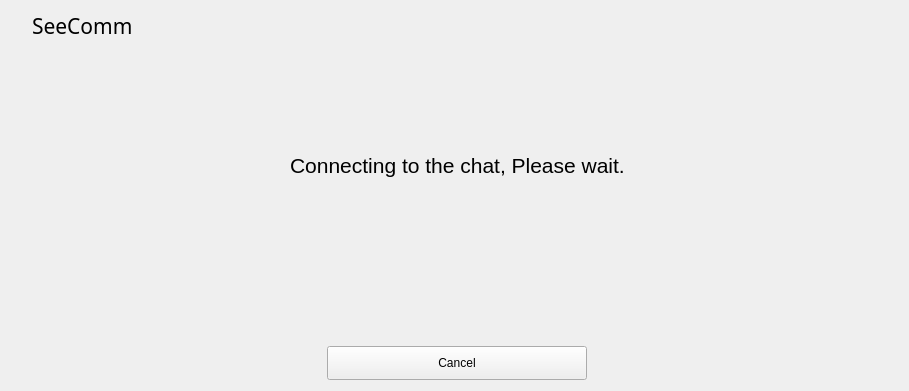
<?xml version="1.0" encoding="UTF-8"?>
<ui version="4.0">
 <class>Form</class>
 <widget class="QWidget" name="Form">
  <property name="geometry">
   <rect>
    <x>0</x>
    <y>0</y>
    <width>909</width>
    <height>391</height>
   </rect>
  </property>
  <property name="sizePolicy">
   <sizepolicy hsizetype="Fixed" vsizetype="Fixed">
    <horstretch>0</horstretch>
    <verstretch>0</verstretch>
   </sizepolicy>
  </property>
  <property name="windowTitle">
   <string>Form</string>
  </property>
  <layout class="QGridLayout" name="gridLayout">
   <item row="0" column="1">
    <widget class="QLabel" name="label">
     <property name="font">
      <font>
       <pointsize>16</pointsize>
      </font>
     </property>
     <property name="text">
      <string>Connecting to the chat, Please wait.</string>
     </property>
    </widget>
   </item>
   <item row="2" column="1" alignment="Qt::AlignHCenter">
    <widget class="QPushButton" name="cancel_button">
     <property name="maximumSize">
      <size>
       <width>260</width>
       <height>16777215</height>
      </size>
     </property>
     <property name="styleSheet">
      <string notr="true">height: 26px;
width: 260px;</string>
     </property>
     <property name="text">
      <string>Cancel</string>
     </property>
    </widget>
   </item>
   <item row="0" column="2">
    <spacer name="horizontalSpacer_2">
     <property name="orientation">
      <enum>Qt::Horizontal</enum>
     </property>
     <property name="sizeHint" stdset="0">
      <size>
       <width>40</width>
       <height>20</height>
      </size>
     </property>
    </spacer>
   </item>
   <item row="1" column="0">
    <spacer name="horizontalSpacer">
     <property name="orientation">
      <enum>Qt::Horizontal</enum>
     </property>
     <property name="sizeHint" stdset="0">
      <size>
       <width>40</width>
       <height>20</height>
      </size>
     </property>
    </spacer>
   </item>
   <item row="0" column="0" alignment="Qt::AlignTop">
    <widget class="QLabel" name="label_2">
     <property name="font">
      <font>
       <family>Segoe Script</family>
       <pointsize>16</pointsize>
      </font>
     </property>
     <property name="styleSheet">
      <string notr="true">margin-left: 16%</string>
     </property>
     <property name="text">
      <string>SeeComm</string>
     </property>
    </widget>
   </item>
   <item row="2" column="0">
    <spacer name="horizontalSpacer_3">
     <property name="orientation">
      <enum>Qt::Horizontal</enum>
     </property>
     <property name="sizeHint" stdset="0">
      <size>
       <width>40</width>
       <height>20</height>
      </size>
     </property>
    </spacer>
   </item>
   <item row="2" column="2">
    <spacer name="horizontalSpacer_4">
     <property name="orientation">
      <enum>Qt::Horizontal</enum>
     </property>
     <property name="sizeHint" stdset="0">
      <size>
       <width>40</width>
       <height>20</height>
      </size>
     </property>
    </spacer>
   </item>
  </layout>
 </widget>
 <resources/>
 <connections/>
</ui>
